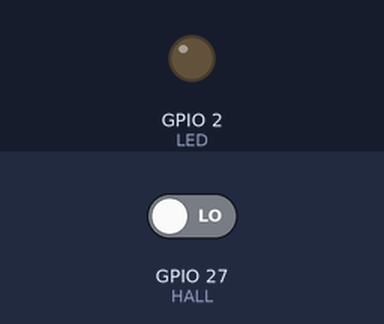
Bench run of a sketch on a simulated ESP32. On the bench: output pins drawn as LEDs (lit = HIGH). The inputs (shaded band) are chosen by the test bench; at power-on: GPIO 27 (HALL) LOW. What the sketch prints to the serial monitor is not drawn.

Above: at 1.2 s.
1.3 s: GPIO 27 (HALL) driven HIGH
At 2.5 s:
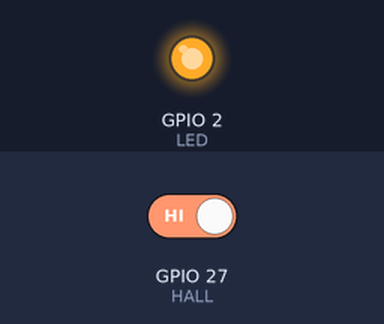
2.9 s: GPIO 27 (HALL) driven LOW
At 3.8 s:
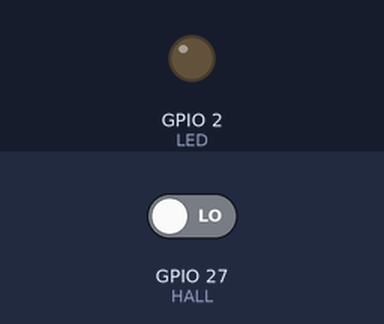
Timing chart, 0 to 5.9 s (numbered marks = the images above; inputs shaded):
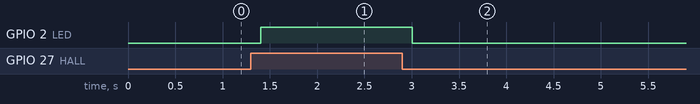

Measured:
- after the input at 1.3 s, GPIO 2 (LED): LOW → HIGH after 0.10 s
- after the input at 2.9 s, GPIO 2 (LED): HIGH → LOW after 0.10 s

The sketch:

05_hall.ino
```cpp
/*
  홀(자석) 셀 — 문 열림 감지 (출석·안전 프로젝트의 핵심!)
  연결: Digital I/O 블록 아무 포트 (그림: images/wiring_digital_cell.png)
  사용법: 셀 옆에 자석을 가까이/멀리 — 문틀에 셀, 문에 자석을 붙이면 도어 센서!
*/

#define HALL 27  // '6' 칸 예시 (8→12 · 7→14 · 6→27 · 5→16)
#define LED  2

void setup() {
  Serial.begin(115200);
  pinMode(HALL, INPUT);
  pinMode(LED, OUTPUT);
}

void loop() {
  int v = digitalRead(HALL);  // 자석 감지 시 값이 바뀜 (셀에 따라 0 또는 1)

  if (v == 1) {               // ★ 우리 셀 기준으로 조건 확인 후 조정
    Serial.println("문 열림!  (자석 멀어짐)");
    digitalWrite(LED, HIGH);
  } else {
    Serial.println("문 닫힘   (자석 감지)");
    digitalWrite(LED, LOW);
  }
  delay(200);
}
```
